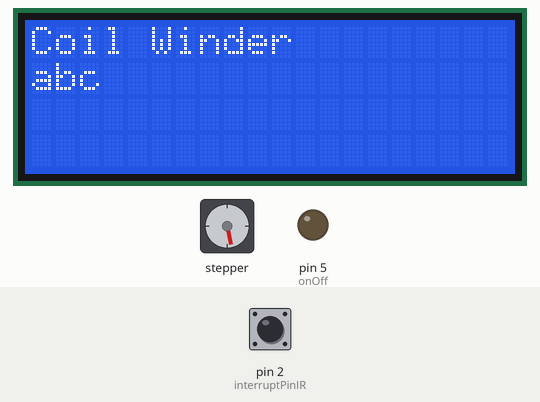
The sketch below on a simulated Arduino Uno, built with avr-gcc and run on an emulated ATmega328P. Shown: stepper motor, 20×4 character LCD, output pins drawn as LEDs (lit = HIGH). Wiring (inferred from the names in the program): stepper motor driver (360 steps per turn assumed): step pin 3; direction pin 4. Inputs (shaded band) come from the test bench; at power-on: pin 2 (interruptPinIR) LOW. Pins used as bus, display or sensor lines are not drawn; what the sketch prints to the serial monitor is not drawn.

Above: at 3.3 s.
3.4 s: pin 2 (interruptPinIR) driven HIGH
At 3.75 s:
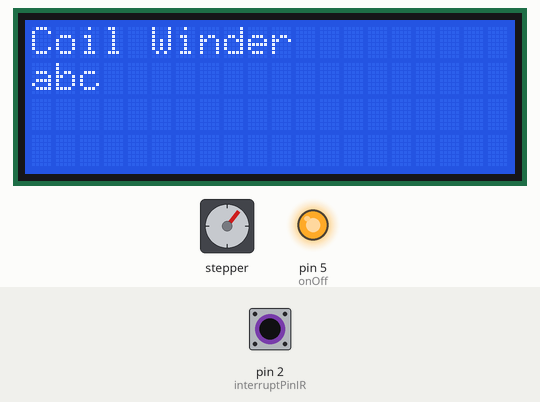
6.0 s: pin 2 (interruptPinIR) driven LOW
At 7.06 s:
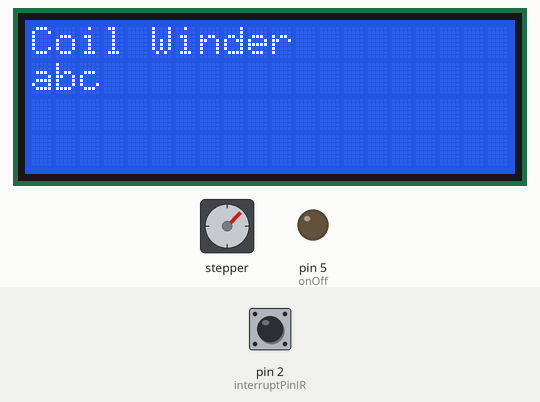
9.0 s: pin 2 (interruptPinIR) driven HIGH
At 9.16 s:
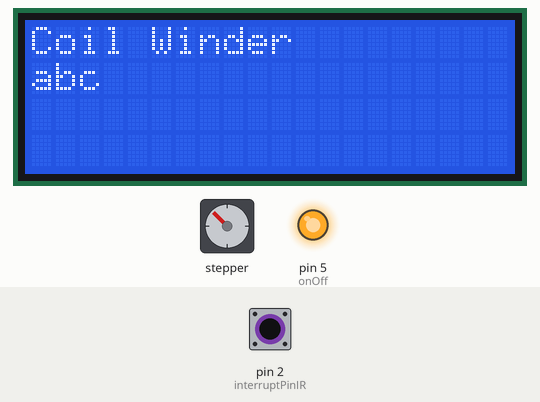
11.7 s: pin 2 (interruptPinIR) driven LOW
At 11.87 s:
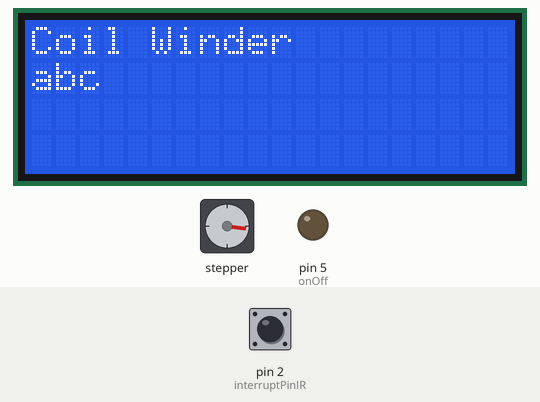
14.7 s: pin 2 (interruptPinIR) driven HIGH
At 14.88 s:
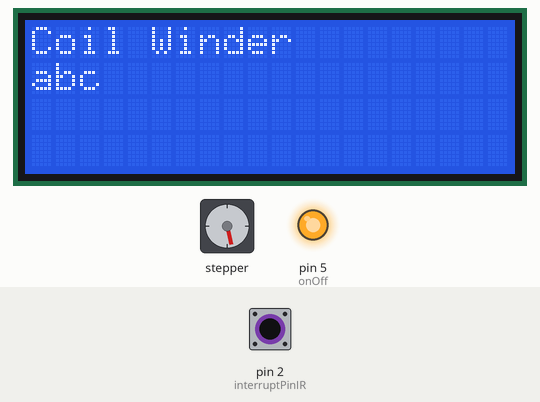
16.5 s: pin 2 (interruptPinIR) pulsed LOW 2 times (0.12 s each, 0.3 s apart)
At 16.68 s:
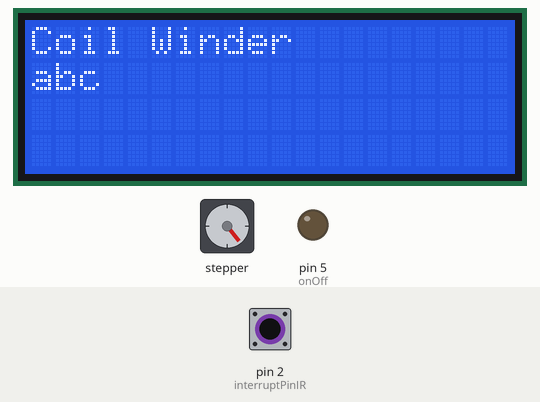
Timing chart, 0 to 21.1 s (numbered marks = the images above; inputs shaded):
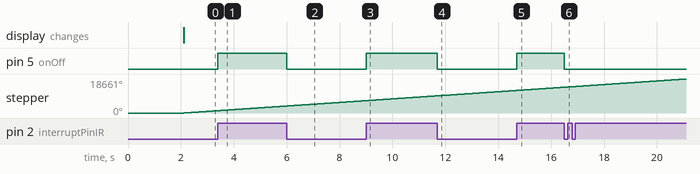

Measured:
- after the input at 3.4 s, pin 5 (onOff): LOW → HIGH at once
- after the input at 6.0 s, pin 5 (onOff): HIGH → LOW at once
- after the input at 9.0 s, pin 5 (onOff): LOW → HIGH at once
- after the input at 11.7 s, pin 5 (onOff): HIGH → LOW at once
- after the input at 14.7 s, pin 5 (onOff): LOW → HIGH at once
- after the input at 16.5 s, pin 5 (onOff): HIGH → LOW at once

The sketch:

CoilWinder.ino
```cpp
  // ------------------------------------------------------
  // open the serial port at 115200 bps:
  // ------------------------------------------------------


  // ------------------------------------------------------
  // initialize Stepper motor.
  // ------------------------------------------------------
/*  state = !state;  */

const byte motorStep = 3;
const byte motorDir  = 4;
const byte onOff  = 5;

const double stepDegree = 7.5;
const double microStep = 16; // 1/16

const double gear1 = 23;
const double gear2 = 28;
const double gearRation = gear2 / gear1;

const double gear1StepsPerRev = (360 / stepDegree) * microStep;
const double gear1_steps360 = 360.0 / stepDegree;
const double gear2_steps360 = gear1_steps360  * gearRation;
const double gear2StepsPerRev = gear1StepsPerRev * gearRation;

double stepSizeGear2 = 360.0 / gear2StepsPerRev;

volatile byte state = LOW;
unsigned long loopCnt = 9999999;

volatile boolean activeRun = false;

  // ------------------------------------------------------
  // iterupt for rotory encoder
  // ------------------------------------------------------
const byte interruptRotory = 2;

  // ------------------------------------------------------
  // iterupt for IR winder loop counter
  // ------------------------------------------------------
const byte interruptPinIR = 2;

  // ------------------------------------------------------
  // LCD setup
  // ------------------------------------------------------
// SDA is pin A4
// SCL is pin A5
#include <LiquidCrystal_I2C.h> //from newliquidcrystal library
LiquidCrystal_I2C lcd(0x27, 20, 4);  // Set the LCD I2C address


// SETUP function runs once when you press reset or power the board
void setup() {
  // ------------------------------------------------------
  // open the serial port at 115200 bps:
  // ------------------------------------------------------
  Serial.begin(115200);
  printInfo();

  // ------------------------------------------------------
  // initialize Stepper motor.
  // ------------------------------------------------------
  pinMode(motorStep, OUTPUT);
  pinMode(motorDir, OUTPUT);
  pinMode(onOff, OUTPUT);

  digitalWrite(motorDir, HIGH);

  // ------------------------------------------------------
  // iterupt for rotory encoder
  // ------------------------------------------------------
//  pinMode (interruptPinIR, INPUT);
//  attachInterrupt(digitalPinToInterrupt(interruptPinIR), debounceInterrupt, CHANGE);

  state = LOW;

  // ------------------------------------------------------
  // iterupt for Loop counter
  // ------------------------------------------------------
  pinMode (interruptPinIR, INPUT);
  attachInterrupt(digitalPinToInterrupt(interruptPinIR), debounceInterrupt, CHANGE);


  // ------------------------------------------------------
  // LCD setup
  // ------------------------------------------------------
  lcd.init();
  lcd.backlight();

  delay(2000);
  lcd.clear();

  lcd.setCursor(0, 0);
  lcd.print("Coil Winder");
  lcd.setCursor(0, 1);
  lcd.print("abc                 ");
  }

void printInfo(){
  Serial.println("Coil Winder");
  Serial.println("=============================");

  Serial.println(stepSizeGear2*1000);

  Serial.println(gearRation);
  Serial.println(gear1StepsPerRev);
  Serial.println(gear2StepsPerRev);
  Serial.println(stepSizeGear2);

  Serial.println("-----------------------------");
}

// LOOP function runs over and over again forever
void loop() {

  doStep();

  if (activeRun){
    loopCnt++;

    //doStep();

//    Serial.print(loopCnt);
//    Serial.print (" _ ");
//    Serial.println((double)loopCnt * stepSizeGear2);

    if (loopCnt > gear2StepsPerRev){
      activeRun = false;
      Serial.print("arF:");
      Serial.print ("Gear2Steps: ");
      Serial.println(gear2StepsPerRev);
    }
  }
}


long debouncing_time = 1; //Debouncing Time in Milliseconds
volatile unsigned long last_millis;
volatile int b=0;

void debounceInterrupt() {
  if((long)(millis() - last_millis) >= debouncing_time * 1000) {
    Interrupt();
    cntDetectIR();
    last_millis = millis(); //micros();
  }else{
    Serial.println ("early");
    return;
  }

  Serial.print ("Debounce Time: ");
  Serial.println (debouncing_time * 1000);

  Serial.print ("last_micros Time: ");
  Serial.println (last_millis);
}


void Interrupt() {
  b++;
  Serial.print ("B: ");
  Serial.println (b);
}


void cntDetectIR() {
  state = digitalRead(interruptPinIR);
  digitalWrite(onOff,state);

  if (state){
    Serial.println("Rise: ");
    return;
  }else{
    Serial.println("Fall: ");
  }

  if (activeRun){
    return;
  }

  if (loopCnt >= gear2StepsPerRev){
    loopCnt = 0;
    activeRun = true;
    Serial.print("arT:");
  }

  Serial.print(state);
  Serial.print(":");
  Serial.println(activeRun);
}

void doStep(){
  digitalWrite(motorStep, HIGH);   // turn the LED on (HIGH is the voltage level)
  delay(1);                       // wait for a second
  digitalWrite(motorStep, LOW);    // turn the LED off by making the voltage LOW
  //delay(1);                       // wait for a second
}
```
